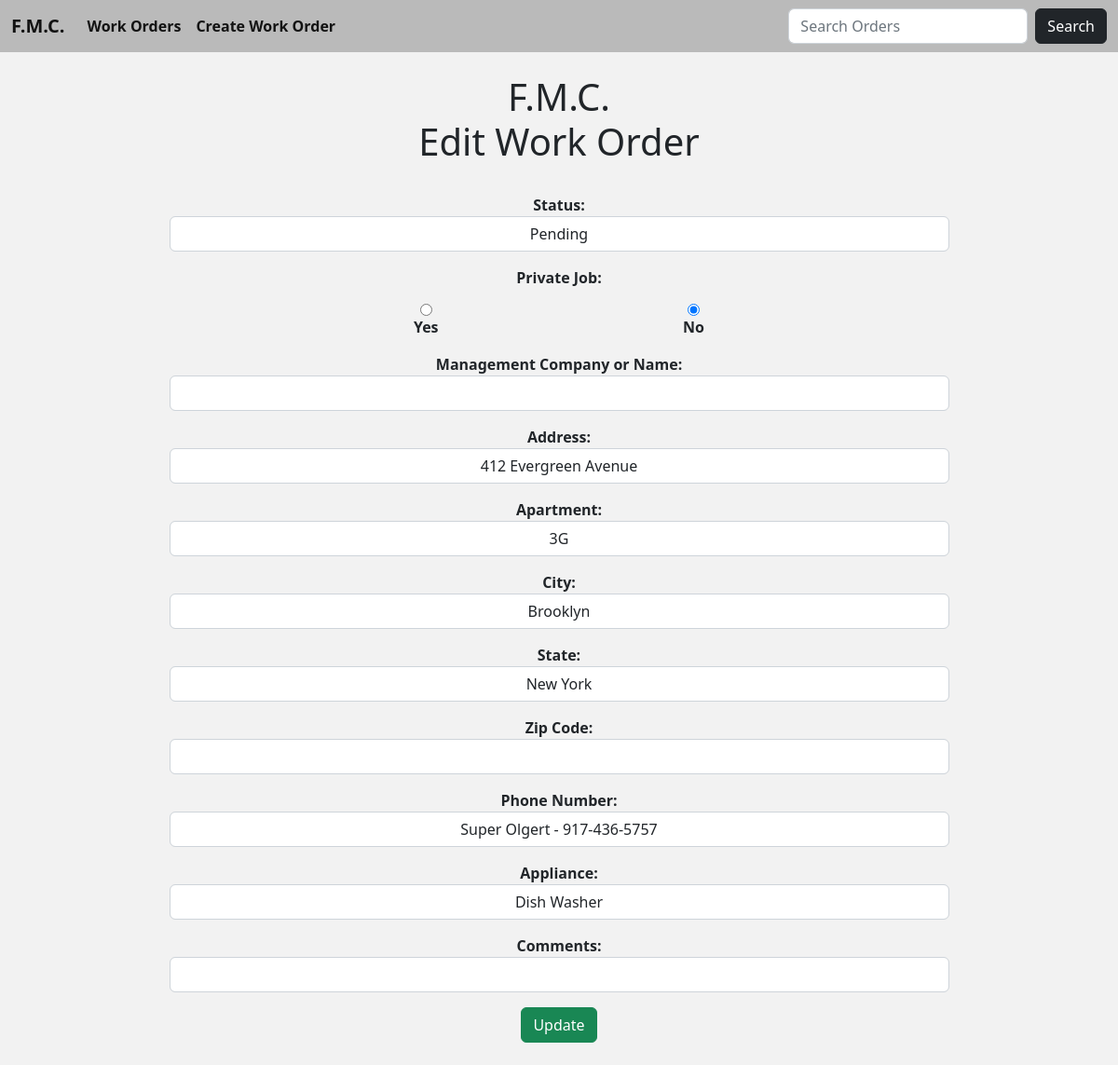
The app's page /edit_work_order/61, older data.
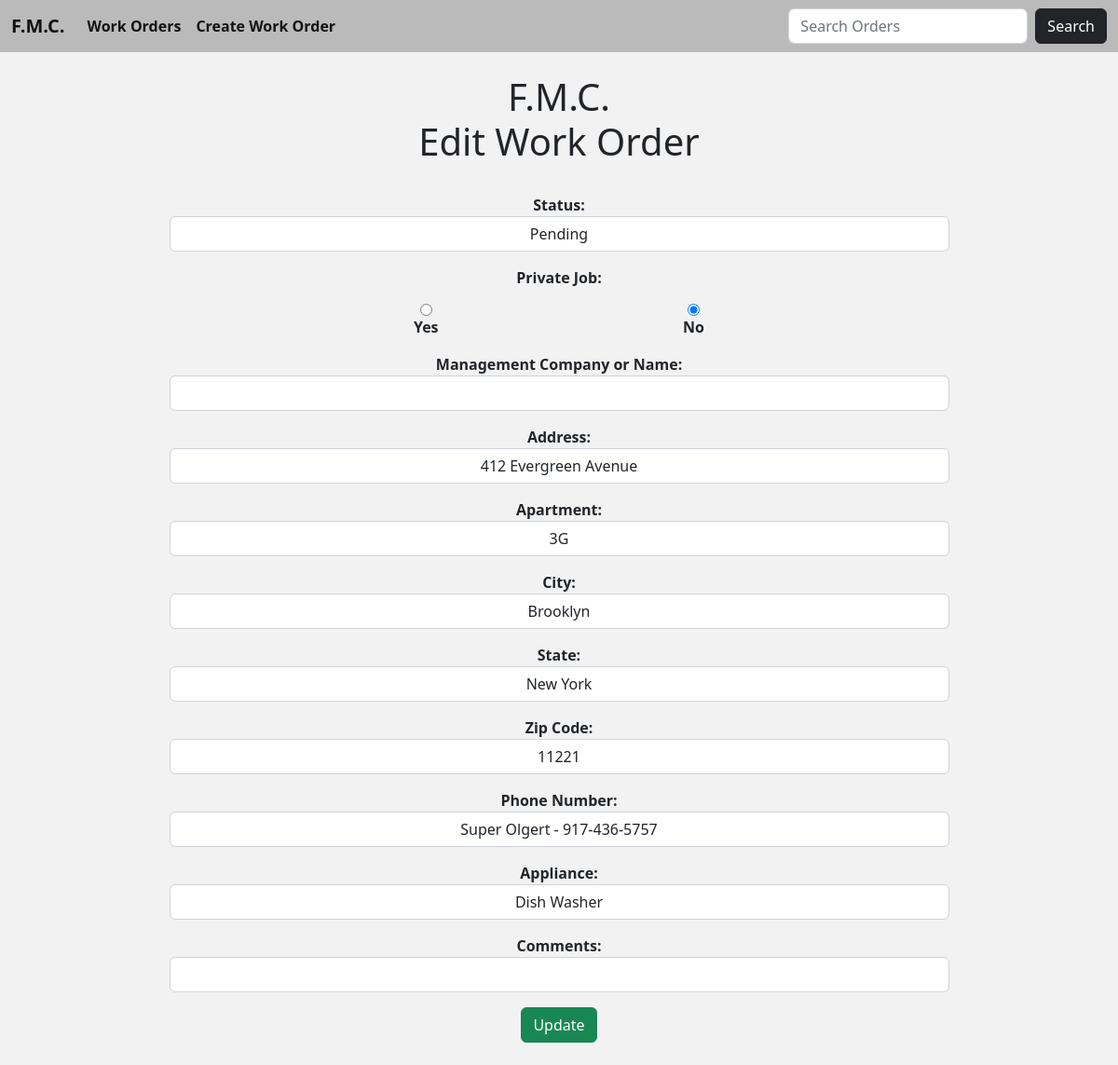
The same page, newer data.
### fmc/models.py (models this page shows, shortened)
class Work(models.Model):
    company = models.CharField('Management Company', max_length=64, blank=True)
    address = models.CharField(max_length=64)
    apartment = models.CharField(max_length=64)
    city = models.CharField(max_length=64, null=True)
    zip_code = models.IntegerField('Zip Code', null=True, blank=True)
    state = models.CharField(max_length=12, choices=STATE_CHOICES, default='NEW YORK')
    appliance = models.CharField(max_length=64)
    phone = models.CharField('Phone Number', max_length=64, null=True)
    comments = models.CharField(max_length=64, null=True, blank=True)
    private = models.CharField(max_length=12, choices=PRIVATE_CHOICES, default='')
    status = models.CharField(max_length=12, choices=STATUS_CHOICES, default='Pending')
    date_added = models.DateTimeField(auto_now_add=True, null=True)

### fmc/views.py (the view, shortened to what this page needs)
# urls.py: path('edit_work_order/<int:pk>', UpdateWorkOrder.as_view(), name='update-work-order'),
class UpdateWorkOrder(UpdateView):
    model = Work
    template_name = 'update_work_order.html'
    form_class = WorkOrderFormUpdate

### fmc/templates/update_work_order.html (shortened to what this page needs)
{% extends 'index.html' %}
{% block body %}
    <div class="container">
        <center><h1>F.M.C.</br>Edit Work Order</h1></center>
    </div>
<center>
    <div class="form-outline w-75">
        <div class="form-group">
            <form method="POST" style = "font-weight: bold; font-size: 16px;">
                {{ form.as_p }}
                <button class="btn btn-success">Update</button>
            </form>
    </div>
</div>
</center>
{% endblock %}

Row changes from the older to the newer data that the page shows:
changed Work "Pending": zip_code (not shown) → "11221"
